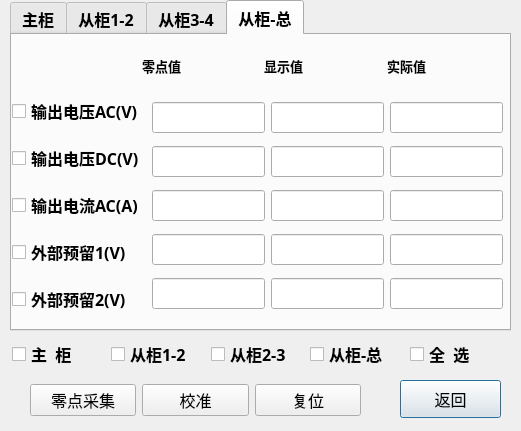
<?xml version="1.0" encoding="UTF-8"?>
<ui version="4.0">
 <class>newadjdlg</class>
 <widget class="QDialog" name="newadjdlg">
  <property name="geometry">
   <rect>
    <x>0</x>
    <y>0</y>
    <width>521</width>
    <height>431</height>
   </rect>
  </property>
  <property name="font">
   <font>
    <family>微软雅黑</family>
    <pointsize>12</pointsize>
    <weight>75</weight>
    <bold>true</bold>
   </font>
  </property>
  <property name="windowTitle">
   <string>校准系数显示</string>
  </property>
  <property name="windowIcon">
   <iconset>
    <normaloff>adjcoef.png</normaloff>adjcoef.png</iconset>
  </property>
  <widget class="QPushButton" name="closeBtn">
   <property name="geometry">
    <rect>
     <x>400</x>
     <y>380</y>
     <width>101</width>
     <height>38</height>
    </rect>
   </property>
   <property name="font">
    <font>
     <weight>50</weight>
     <bold>false</bold>
    </font>
   </property>
   <property name="text">
    <string>返回</string>
   </property>
  </widget>
  <widget class="QTabWidget" name="tabWidget">
   <property name="geometry">
    <rect>
     <x>10</x>
     <y>0</y>
     <width>501</width>
     <height>331</height>
    </rect>
   </property>
   <property name="currentIndex">
    <number>3</number>
   </property>
   <widget class="QWidget" name="tab">
    <attribute name="title">
     <string>主柜</string>
    </attribute>
    <widget class="QWidget" name="layoutWidget">
     <property name="geometry">
      <rect>
       <x>130</x>
       <y>10</y>
       <width>361</width>
       <height>41</height>
      </rect>
     </property>
     <layout class="QHBoxLayout" name="horizontalLayout_3">
      <item>
       <widget class="QLabel" name="label">
        <property name="font">
         <font>
          <pointsize>10</pointsize>
         </font>
        </property>
        <property name="text">
         <string>零点值</string>
        </property>
       </widget>
      </item>
      <item>
       <widget class="QLabel" name="label_2">
        <property name="font">
         <font>
          <pointsize>10</pointsize>
         </font>
        </property>
        <property name="text">
         <string>显示值</string>
        </property>
       </widget>
      </item>
      <item>
       <widget class="QLabel" name="label_3">
        <property name="font">
         <font>
          <pointsize>10</pointsize>
         </font>
        </property>
        <property name="text">
         <string>实际值</string>
        </property>
       </widget>
      </item>
     </layout>
    </widget>
    <widget class="QWidget" name="layoutWidget">
     <property name="geometry">
      <rect>
       <x>10</x>
       <y>50</y>
       <width>113</width>
       <height>241</height>
      </rect>
     </property>
     <layout class="QVBoxLayout" name="verticalLayout">
      <item>
       <widget class="QCheckBox" name="mAvcheckBox">
        <property name="text">
         <string> A相电压(V)</string>
        </property>
       </widget>
      </item>
      <item>
       <widget class="QCheckBox" name="mBvcheckBox">
        <property name="text">
         <string> B相电压(V)</string>
        </property>
       </widget>
      </item>
      <item>
       <widget class="QCheckBox" name="mCvcheckBox">
        <property name="text">
         <string> C相电压(V)</string>
        </property>
       </widget>
      </item>
      <item>
       <widget class="QCheckBox" name="mevcheckBox">
        <property name="text">
         <string>励磁电压(V)</string>
        </property>
       </widget>
      </item>
      <item>
       <widget class="QCheckBox" name="meccheckBox">
        <property name="text">
         <string>励磁电流(A)</string>
        </property>
       </widget>
      </item>
     </layout>
    </widget>
    <widget class="QWidget" name="layoutWidget">
     <property name="geometry">
      <rect>
       <x>130</x>
       <y>60</y>
       <width>361</width>
       <height>221</height>
      </rect>
     </property>
     <layout class="QVBoxLayout" name="verticalLayout_2">
      <item>
       <layout class="QHBoxLayout" name="horizontalLayout_4">
        <item>
         <widget class="mylineedit" name="lineEdit_mAzerovolt"/>
        </item>
        <item>
         <widget class="mylineedit" name="lineEdit_mAshowvolt"/>
        </item>
        <item>
         <widget class="mylineedit" name="lineEdit_mArealvolt"/>
        </item>
       </layout>
      </item>
      <item>
       <layout class="QHBoxLayout" name="horizontalLayout_5">
        <item>
         <widget class="mylineedit" name="lineEdit_mBzerovolt"/>
        </item>
        <item>
         <widget class="mylineedit" name="lineEdit_mBshowvolt"/>
        </item>
        <item>
         <widget class="mylineedit" name="lineEdit_mBrealvolt"/>
        </item>
       </layout>
      </item>
      <item>
       <layout class="QHBoxLayout" name="horizontalLayout_6">
        <item>
         <widget class="mylineedit" name="lineEdit_mCzerovolt"/>
        </item>
        <item>
         <widget class="mylineedit" name="lineEdit_mCshowvolt"/>
        </item>
        <item>
         <widget class="mylineedit" name="lineEdit_mCrealvolt"/>
        </item>
       </layout>
      </item>
      <item>
       <layout class="QHBoxLayout" name="horizontalLayout_7">
        <item>
         <widget class="mylineedit" name="lineEdit_mevzerovolt"/>
        </item>
        <item>
         <widget class="mylineedit" name="lineEdit_mevshowvolt"/>
        </item>
        <item>
         <widget class="mylineedit" name="lineEdit_mevrealvolt"/>
        </item>
       </layout>
      </item>
      <item>
       <layout class="QHBoxLayout" name="horizontalLayout_8">
        <item>
         <widget class="mylineedit" name="lineEdit_meczerovolt"/>
        </item>
        <item>
         <widget class="mylineedit" name="lineEdit_mecshowvolt"/>
        </item>
        <item>
         <widget class="mylineedit" name="lineEdit_mecrealvolt"/>
        </item>
       </layout>
      </item>
     </layout>
    </widget>
   </widget>
   <widget class="QWidget" name="tab_2">
    <attribute name="title">
     <string>从柜1-2</string>
    </attribute>
    <widget class="QWidget" name="layoutWidget_5">
     <property name="geometry">
      <rect>
       <x>130</x>
       <y>10</y>
       <width>361</width>
       <height>41</height>
      </rect>
     </property>
     <layout class="QHBoxLayout" name="horizontalLayout_9">
      <item>
       <widget class="QLabel" name="label_4">
        <property name="font">
         <font>
          <pointsize>10</pointsize>
         </font>
        </property>
        <property name="text">
         <string>零点值</string>
        </property>
       </widget>
      </item>
      <item>
       <widget class="QLabel" name="label_5">
        <property name="font">
         <font>
          <pointsize>10</pointsize>
         </font>
        </property>
        <property name="text">
         <string>显示值</string>
        </property>
       </widget>
      </item>
      <item>
       <widget class="QLabel" name="label_6">
        <property name="font">
         <font>
          <pointsize>10</pointsize>
         </font>
        </property>
        <property name="text">
         <string>实际值</string>
        </property>
       </widget>
      </item>
     </layout>
    </widget>
    <widget class="QWidget" name="layoutWidget_10">
     <property name="geometry">
      <rect>
       <x>0</x>
       <y>50</y>
       <width>123</width>
       <height>241</height>
      </rect>
     </property>
     <layout class="QVBoxLayout" name="verticalLayout_5">
      <item>
       <widget class="QCheckBox" name="ms1vcheckBox">
        <property name="text">
         <string>从柜1电压(V)</string>
        </property>
       </widget>
      </item>
      <item>
       <widget class="QCheckBox" name="ms1acheckBox">
        <property name="text">
         <string>从柜1电流(A)</string>
        </property>
       </widget>
      </item>
      <item>
       <widget class="QCheckBox" name="ms2vcheckBox">
        <property name="text">
         <string>从柜2电压(V)</string>
        </property>
       </widget>
      </item>
      <item>
       <widget class="QCheckBox" name="ms2acheckBox">
        <property name="text">
         <string>从柜2电流(A)</string>
        </property>
       </widget>
      </item>
     </layout>
    </widget>
    <widget class="QWidget" name="layoutWidget_12">
     <property name="geometry">
      <rect>
       <x>130</x>
       <y>60</y>
       <width>361</width>
       <height>221</height>
      </rect>
     </property>
     <layout class="QVBoxLayout" name="verticalLayout_7">
      <item>
       <layout class="QHBoxLayout" name="horizontalLayout_17">
        <item>
         <widget class="mylineedit" name="lineEdit_ms1vzerovolt"/>
        </item>
        <item>
         <widget class="mylineedit" name="lineEdit_ms1vshowvolt"/>
        </item>
        <item>
         <widget class="mylineedit" name="lineEdit_ms1vrealvolt"/>
        </item>
       </layout>
      </item>
      <item>
       <layout class="QHBoxLayout" name="horizontalLayout_18">
        <item>
         <widget class="mylineedit" name="lineEdit_ms1azerovolt"/>
        </item>
        <item>
         <widget class="mylineedit" name="lineEdit_ms1ashowvolt"/>
        </item>
        <item>
         <widget class="mylineedit" name="lineEdit_ms1arealvolt"/>
        </item>
       </layout>
      </item>
      <item>
       <layout class="QHBoxLayout" name="horizontalLayout_19">
        <item>
         <widget class="mylineedit" name="lineEdit_ms2vzerovolt"/>
        </item>
        <item>
         <widget class="mylineedit" name="lineEdit_ms2vshowvolt"/>
        </item>
        <item>
         <widget class="mylineedit" name="lineEdit_ms2vrealvolt"/>
        </item>
       </layout>
      </item>
      <item>
       <layout class="QHBoxLayout" name="horizontalLayout_20">
        <item>
         <widget class="mylineedit" name="lineEdit_ms2azerovolt"/>
        </item>
        <item>
         <widget class="mylineedit" name="lineEdit_ms2ashowvolt"/>
        </item>
        <item>
         <widget class="mylineedit" name="lineEdit_ms2arealvolt"/>
        </item>
       </layout>
      </item>
     </layout>
    </widget>
   </widget>
   <widget class="QWidget" name="tab_3">
    <attribute name="title">
     <string>从柜3-4</string>
    </attribute>
    <widget class="QWidget" name="layoutWidget_6">
     <property name="geometry">
      <rect>
       <x>130</x>
       <y>10</y>
       <width>361</width>
       <height>41</height>
      </rect>
     </property>
     <layout class="QHBoxLayout" name="horizontalLayout_10">
      <item>
       <widget class="QLabel" name="label_7">
        <property name="font">
         <font>
          <pointsize>10</pointsize>
         </font>
        </property>
        <property name="text">
         <string>零点值</string>
        </property>
       </widget>
      </item>
      <item>
       <widget class="QLabel" name="label_8">
        <property name="font">
         <font>
          <pointsize>10</pointsize>
         </font>
        </property>
        <property name="text">
         <string>显示值</string>
        </property>
       </widget>
      </item>
      <item>
       <widget class="QLabel" name="label_9">
        <property name="font">
         <font>
          <pointsize>10</pointsize>
         </font>
        </property>
        <property name="text">
         <string>实际值</string>
        </property>
       </widget>
      </item>
     </layout>
    </widget>
    <widget class="QWidget" name="layoutWidget_11">
     <property name="geometry">
      <rect>
       <x>0</x>
       <y>50</y>
       <width>123</width>
       <height>241</height>
      </rect>
     </property>
     <layout class="QVBoxLayout" name="verticalLayout_6">
      <item>
       <widget class="QCheckBox" name="ms3vcheckBox">
        <property name="text">
         <string>从柜3电压(V)</string>
        </property>
       </widget>
      </item>
      <item>
       <widget class="QCheckBox" name="ms3acheckBox">
        <property name="text">
         <string>从柜3电流(A)</string>
        </property>
       </widget>
      </item>
      <item>
       <widget class="QCheckBox" name="ms4vcheckBox">
        <property name="text">
         <string>从柜4电压(V)</string>
        </property>
       </widget>
      </item>
      <item>
       <widget class="QCheckBox" name="ms4acheckBox">
        <property name="text">
         <string>从柜4电流(A)</string>
        </property>
       </widget>
      </item>
     </layout>
    </widget>
    <widget class="QWidget" name="layoutWidget_13">
     <property name="geometry">
      <rect>
       <x>130</x>
       <y>60</y>
       <width>361</width>
       <height>221</height>
      </rect>
     </property>
     <layout class="QVBoxLayout" name="verticalLayout_8">
      <item>
       <layout class="QHBoxLayout" name="horizontalLayout_21">
        <item>
         <widget class="mylineedit" name="lineEdit_ms3vzerovolt"/>
        </item>
        <item>
         <widget class="mylineedit" name="lineEdit_ms3vshowvolt"/>
        </item>
        <item>
         <widget class="mylineedit" name="lineEdit_ms3vrealvolt"/>
        </item>
       </layout>
      </item>
      <item>
       <layout class="QHBoxLayout" name="horizontalLayout_22">
        <item>
         <widget class="mylineedit" name="lineEdit_ms3azerovolt"/>
        </item>
        <item>
         <widget class="mylineedit" name="lineEdit_ms3ashowvolt"/>
        </item>
        <item>
         <widget class="mylineedit" name="lineEdit_ms3arealvolt"/>
        </item>
       </layout>
      </item>
      <item>
       <layout class="QHBoxLayout" name="horizontalLayout_23">
        <item>
         <widget class="mylineedit" name="lineEdit_ms4vzerovolt"/>
        </item>
        <item>
         <widget class="mylineedit" name="lineEdit_ms4vshowvolt"/>
        </item>
        <item>
         <widget class="mylineedit" name="lineEdit_ms4vrealvolt"/>
        </item>
       </layout>
      </item>
      <item>
       <layout class="QHBoxLayout" name="horizontalLayout_24">
        <item>
         <widget class="mylineedit" name="lineEdit_ms4azerovolt"/>
        </item>
        <item>
         <widget class="mylineedit" name="lineEdit_ms4ashowvolt"/>
        </item>
        <item>
         <widget class="mylineedit" name="lineEdit_ms4arealvolt"/>
        </item>
       </layout>
      </item>
     </layout>
    </widget>
   </widget>
   <widget class="QWidget" name="tab_4">
    <attribute name="title">
     <string>从柜-总</string>
    </attribute>
    <widget class="QWidget" name="layoutWidget_7">
     <property name="geometry">
      <rect>
       <x>130</x>
       <y>10</y>
       <width>361</width>
       <height>41</height>
      </rect>
     </property>
     <layout class="QHBoxLayout" name="horizontalLayout_11">
      <item>
       <widget class="QLabel" name="label_10">
        <property name="font">
         <font>
          <pointsize>10</pointsize>
         </font>
        </property>
        <property name="text">
         <string>零点值</string>
        </property>
       </widget>
      </item>
      <item>
       <widget class="QLabel" name="label_11">
        <property name="font">
         <font>
          <pointsize>10</pointsize>
         </font>
        </property>
        <property name="text">
         <string>显示值</string>
        </property>
       </widget>
      </item>
      <item>
       <widget class="QLabel" name="label_12">
        <property name="font">
         <font>
          <pointsize>10</pointsize>
         </font>
        </property>
        <property name="text">
         <string>实际值</string>
        </property>
       </widget>
      </item>
     </layout>
    </widget>
    <widget class="QWidget" name="layoutWidget_8">
     <property name="geometry">
      <rect>
       <x>0</x>
       <y>50</y>
       <width>136</width>
       <height>241</height>
      </rect>
     </property>
     <layout class="QVBoxLayout" name="verticalLayout_3">
      <item>
       <widget class="QCheckBox" name="movacheckBox">
        <property name="text">
         <string>输出电压AC(V)</string>
        </property>
       </widget>
      </item>
      <item>
       <widget class="QCheckBox" name="movdcheckBox">
        <property name="text">
         <string>输出电压DC(V)</string>
        </property>
       </widget>
      </item>
      <item>
       <widget class="QCheckBox" name="mocacheckBox">
        <property name="text">
         <string>输出电流AC(A)</string>
        </property>
       </widget>
      </item>
      <item>
       <widget class="QCheckBox" name="mcus1checkBox">
        <property name="text">
         <string>外部预留1(V)</string>
        </property>
       </widget>
      </item>
      <item>
       <widget class="QCheckBox" name="mcus2checkBox">
        <property name="text">
         <string>外部预留2(V)</string>
        </property>
       </widget>
      </item>
     </layout>
    </widget>
    <widget class="QWidget" name="layoutWidget_9">
     <property name="geometry">
      <rect>
       <x>140</x>
       <y>60</y>
       <width>351</width>
       <height>221</height>
      </rect>
     </property>
     <layout class="QVBoxLayout" name="verticalLayout_4">
      <item>
       <layout class="QHBoxLayout" name="horizontalLayout_12">
        <item>
         <widget class="mylineedit" name="lineEdit_movazerovolt"/>
        </item>
        <item>
         <widget class="mylineedit" name="lineEdit_movashowvolt"/>
        </item>
        <item>
         <widget class="mylineedit" name="lineEdit_movarealvolt"/>
        </item>
       </layout>
      </item>
      <item>
       <layout class="QHBoxLayout" name="horizontalLayout_13">
        <item>
         <widget class="mylineedit" name="lineEdit_movdzerovolt"/>
        </item>
        <item>
         <widget class="mylineedit" name="lineEdit_movdshowvolt"/>
        </item>
        <item>
         <widget class="mylineedit" name="lineEdit_movdrealvolt"/>
        </item>
       </layout>
      </item>
      <item>
       <layout class="QHBoxLayout" name="horizontalLayout_14">
        <item>
         <widget class="mylineedit" name="lineEdit_mocazerovolt"/>
        </item>
        <item>
         <widget class="mylineedit" name="lineEdit_mocashowvolt"/>
        </item>
        <item>
         <widget class="mylineedit" name="lineEdit_mocarealvolt"/>
        </item>
       </layout>
      </item>
      <item>
       <layout class="QHBoxLayout" name="horizontalLayout_15">
        <item>
         <widget class="mylineedit" name="lineEdit_mcus1zerovolt"/>
        </item>
        <item>
         <widget class="mylineedit" name="lineEdit_mcus1showvolt"/>
        </item>
        <item>
         <widget class="mylineedit" name="lineEdit_mcus1realvolt"/>
        </item>
       </layout>
      </item>
      <item>
       <layout class="QHBoxLayout" name="horizontalLayout_16">
        <item>
         <widget class="mylineedit" name="lineEdit_mcus2zerovolt"/>
        </item>
        <item>
         <widget class="mylineedit" name="lineEdit_mcus2showvolt"/>
        </item>
        <item>
         <widget class="mylineedit" name="lineEdit_mcus2realvolt"/>
        </item>
       </layout>
      </item>
     </layout>
    </widget>
   </widget>
  </widget>
  <widget class="QWidget" name="layoutWidget">
   <property name="geometry">
    <rect>
     <x>30</x>
     <y>380</y>
     <width>331</width>
     <height>41</height>
    </rect>
   </property>
   <layout class="QHBoxLayout" name="horizontalLayout_2">
    <item>
     <widget class="QPushButton" name="zeroBtn">
      <property name="font">
       <font>
        <weight>50</weight>
        <bold>false</bold>
       </font>
      </property>
      <property name="text">
       <string>零点采集</string>
      </property>
     </widget>
    </item>
    <item>
     <widget class="QPushButton" name="adjcoefBtn">
      <property name="font">
       <font>
        <weight>50</weight>
        <bold>false</bold>
       </font>
      </property>
      <property name="text">
       <string>校准</string>
      </property>
     </widget>
    </item>
    <item>
     <widget class="QPushButton" name="resetBtn">
      <property name="font">
       <font>
        <weight>50</weight>
        <bold>false</bold>
       </font>
      </property>
      <property name="text">
       <string>复位</string>
      </property>
     </widget>
    </item>
   </layout>
  </widget>
  <widget class="QWidget" name="layoutWidget">
   <property name="geometry">
    <rect>
     <x>12</x>
     <y>339</y>
     <width>491</width>
     <height>31</height>
    </rect>
   </property>
   <layout class="QHBoxLayout" name="horizontalLayout">
    <item>
     <widget class="QCheckBox" name="maincheckBox">
      <property name="text">
       <string>主  柜</string>
      </property>
     </widget>
    </item>
    <item>
     <widget class="QCheckBox" name="s12checkBox">
      <property name="text">
       <string>从柜1-2</string>
      </property>
     </widget>
    </item>
    <item>
     <widget class="QCheckBox" name="s34checkBox">
      <property name="text">
       <string>从柜2-3</string>
      </property>
     </widget>
    </item>
    <item>
     <widget class="QCheckBox" name="sallcheckBox">
      <property name="text">
       <string>从柜-总</string>
      </property>
     </widget>
    </item>
    <item>
     <widget class="QCheckBox" name="allcheckBox">
      <property name="text">
       <string>全  选</string>
      </property>
     </widget>
    </item>
   </layout>
  </widget>
 </widget>
 <customwidgets>
  <customwidget>
   <class>mylineedit</class>
   <extends>QLineEdit</extends>
   <header location="global">mylineedit.h</header>
  </customwidget>
 </customwidgets>
 <resources/>
 <connections/>
</ui>
